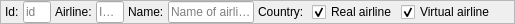
<?xml version="1.0" encoding="UTF-8"?>
<ui version="4.0">
 <class>CAirlineIcaoFilterBar</class>
 <widget class="QFrame" name="CAirlineIcaoFilterBar">
  <property name="geometry">
   <rect>
    <x>0</x>
    <y>0</y>
    <width>515</width>
    <height>24</height>
   </rect>
  </property>
  <property name="windowTitle">
   <string>Airline ICAO filter</string>
  </property>
  <property name="frameShape">
   <enum>QFrame::StyledPanel</enum>
  </property>
  <property name="frameShadow">
   <enum>QFrame::Raised</enum>
  </property>
  <layout class="QGridLayout" name="gl_AirlineIcaoFilterBar">
   <property name="leftMargin">
    <number>0</number>
   </property>
   <property name="topMargin">
    <number>0</number>
   </property>
   <property name="rightMargin">
    <number>0</number>
   </property>
   <property name="bottomMargin">
    <number>0</number>
   </property>
   <property name="horizontalSpacing">
    <number>4</number>
   </property>
   <property name="verticalSpacing">
    <number>2</number>
   </property>
   <item row="0" column="2">
    <widget class="QLabel" name="lbl_AirlineId">
     <property name="text">
      <string>Id:</string>
     </property>
    </widget>
   </item>
   <item row="0" column="5">
    <widget class="QLineEdit" name="le_Designator">
     <property name="maximumSize">
      <size>
       <width>50</width>
       <height>16777215</height>
      </size>
     </property>
     <property name="maxLength">
      <number>4</number>
     </property>
     <property name="placeholderText">
      <string>ICAO</string>
     </property>
    </widget>
   </item>
   <item row="0" column="4">
    <widget class="QLabel" name="lbl_Designator">
     <property name="text">
      <string>Airline:</string>
     </property>
    </widget>
   </item>
   <item row="0" column="12">
    <spacer name="hs_FilterBar">
     <property name="orientation">
      <enum>Qt::Horizontal</enum>
     </property>
     <property name="sizeHint" stdset="0">
      <size>
       <width>40</width>
       <height>20</height>
      </size>
     </property>
    </spacer>
   </item>
   <item row="0" column="7">
    <widget class="QLineEdit" name="le_Name">
     <property name="placeholderText">
      <string>Name of airline</string>
     </property>
    </widget>
   </item>
   <item row="0" column="10">
    <widget class="QCheckBox" name="cb_RealAirline">
     <property name="text">
      <string>Real airline</string>
     </property>
     <property name="checked">
      <bool>true</bool>
     </property>
    </widget>
   </item>
   <item row="0" column="6">
    <widget class="QLabel" name="lbl_Name">
     <property name="text">
      <string>Name:</string>
     </property>
    </widget>
   </item>
   <item row="0" column="11">
    <widget class="QCheckBox" name="cb_VirtualAirline">
     <property name="text">
      <string>Virtual airline</string>
     </property>
     <property name="checked">
      <bool>true</bool>
     </property>
    </widget>
   </item>
   <item row="0" column="8">
    <widget class="QLabel" name="lbl_Country">
     <property name="text">
      <string>Country:</string>
     </property>
    </widget>
   </item>
   <item row="0" column="1">
    <widget class="swift::gui::filters::CFilterBarButtons" name="filter_Buttons"/>
   </item>
   <item row="0" column="9">
    <widget class="swift::gui::components::CDbCountrySelectorComponent" name="country_Selector">
     <property name="frameShape">
      <enum>QFrame::StyledPanel</enum>
     </property>
     <property name="frameShadow">
      <enum>QFrame::Raised</enum>
     </property>
    </widget>
   </item>
   <item row="0" column="3">
    <widget class="QLineEdit" name="le_AirlineId">
     <property name="maximumSize">
      <size>
       <width>50</width>
       <height>16777215</height>
      </size>
     </property>
     <property name="placeholderText">
      <string>id</string>
     </property>
    </widget>
   </item>
  </layout>
 </widget>
 <customwidgets>
  <customwidget>
   <class>swift::gui::filters::CFilterBarButtons</class>
   <extends>QFrame</extends>
   <header>gui/filters/filterbarbuttons.h</header>
   <container>1</container>
  </customwidget>
  <customwidget>
   <class>swift::gui::components::CDbCountrySelectorComponent</class>
   <extends>QFrame</extends>
   <header>gui/components/dbcountryselectorcomponent.h</header>
   <container>1</container>
  </customwidget>
 </customwidgets>
 <tabstops>
  <tabstop>le_Designator</tabstop>
  <tabstop>le_Name</tabstop>
  <tabstop>cb_RealAirline</tabstop>
  <tabstop>cb_VirtualAirline</tabstop>
 </tabstops>
 <resources/>
 <connections/>
</ui>
